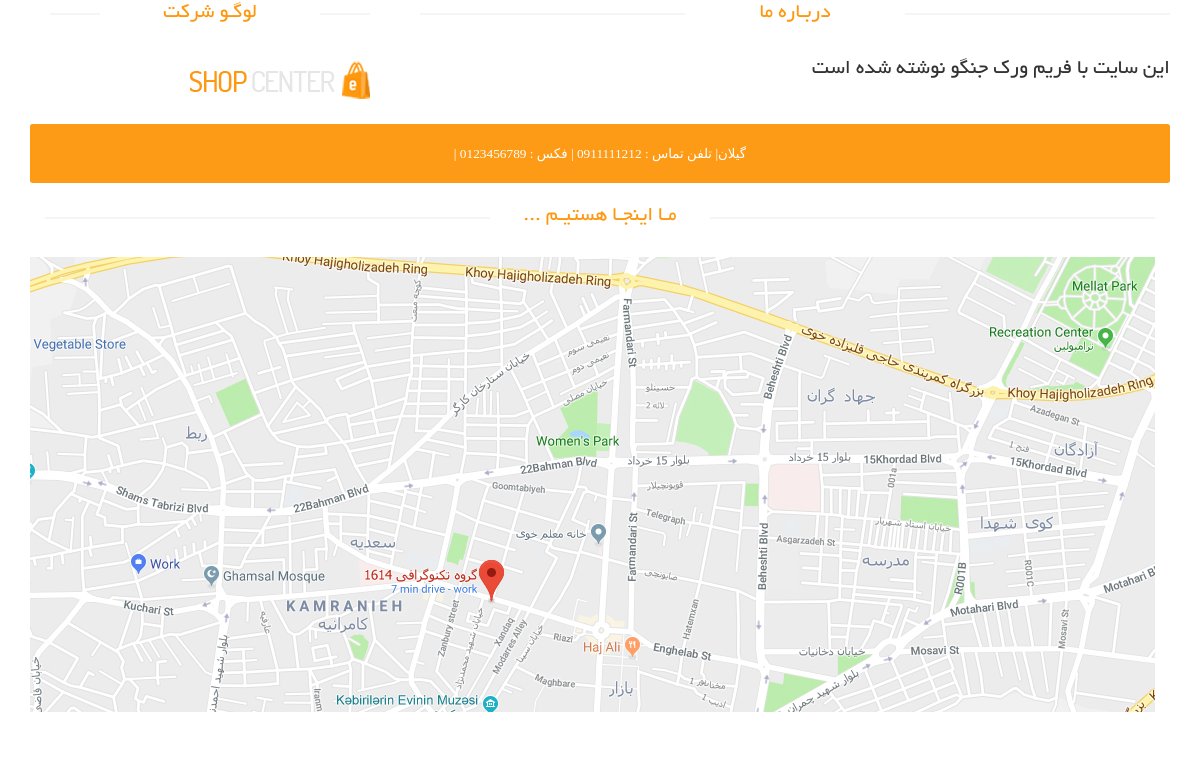
/about-us, run on an earlier commit of the app's database.
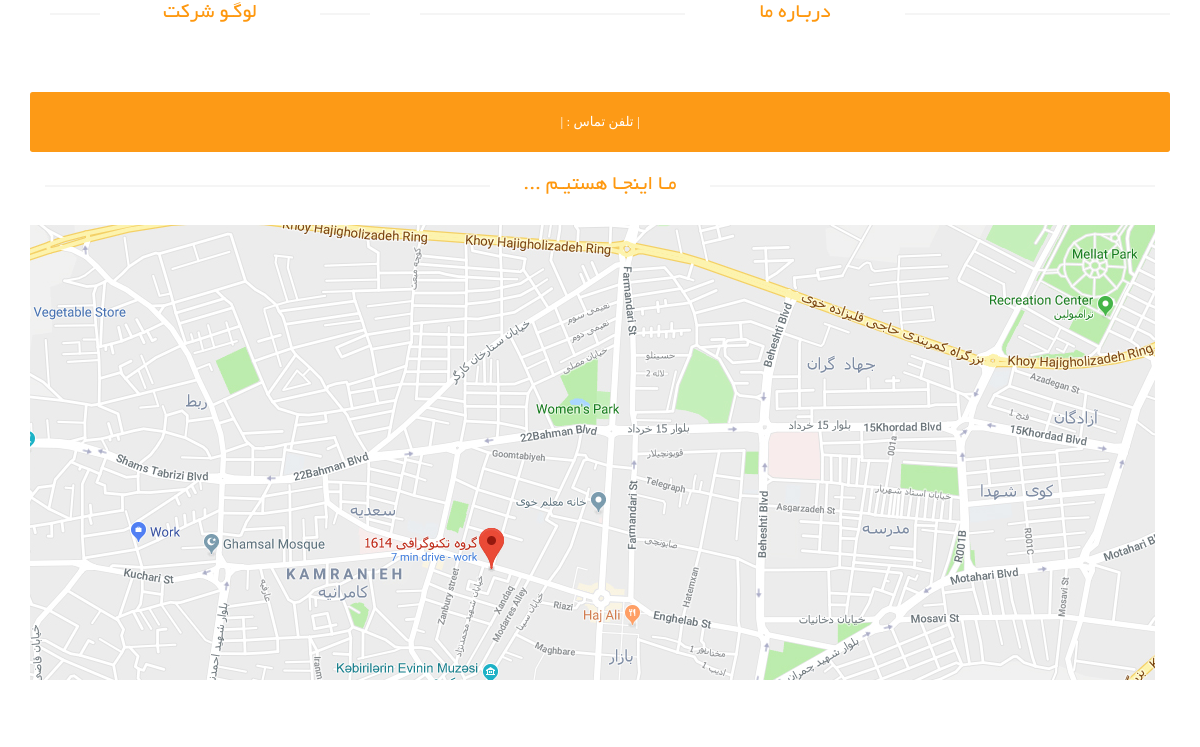
And on a later commit of the database.
### site_module/models.py (models this page shows, shortened)
class SiteSetting(models.Model):
    site_name = models.CharField(max_length=200, verbose_name='نام سایت')
    site_url = models.CharField(max_length=200, verbose_name='دامنه سایت')
    address = models.CharField(max_length=200, verbose_name='آدرس')
    phone = models.CharField(max_length=200, null=True, blank=True, verbose_name='تلفن')
    fax = models.CharField(max_length=200, null=True, blank=True, verbose_name='فکس')
    email = models.CharField(max_length=200, null=True, blank=True, verbose_name='ایمیل')
    copy_right = models.TextField(verbose_name='متن کپی رایت سایت')
    about_us_text = models.TextField(verbose_name='متن درباره ما سایت')
    site_logo = models.ImageField(upload_to='images/site-setting/', verbose_name='لوگو سایت')
    is_main_setting = models.BooleanField(verbose_name='تنظیمات اصلی')
    class Meta:
        verbose_name = 'تنظیمات سایت'
        verbose_name_plural = 'تنظیمات'

### home_module/views.py (the view)
# urls.py: path('about-us', views.AboutView.as_view(), name='about_page'),
class AboutView(TemplateView):
    template_name = 'home_module/about_page.html'
    def get_context_data(self, **kwargs):
        context = super(AboutView, self).get_context_data(**kwargs)
        site_setting: SiteSetting = SiteSetting.objects.filter(is_main_setting=True).first()
        context['site_setting'] = site_setting
        return context

### home_module/templates/home_module/about_page.html (shortened to what this page needs)
{% extends 'shared/_layout.html' %}
{% load static %}
{% block content %}
    <div id="contact-page" class="container">
        <div class="bg">
            <div class="row">
                <div class="col-sm-4">
                    <div class="contact-info">
                        <h2 class="title text-center">لوگـو شرکت</h2>
                        <img src="{{ site_setting.site_logo.url }}" class="img-responsive">
                    </div>
                </div>
                <div class="col-sm-8">
                    <div class="about">
                        <h2 class="title text-center">دربـاره ما</h2>
                        <p class="about-desc">
                            {{ site_setting.about_us_text }}
                        </p>
                    </div>
                </div>
            </div>
            <div class="row">
                <div class="col-sm-12 about-address">
                    <address>
                        <p>
                            {{ site_setting.address }}|
                            تلفن تماس : {{ site_setting.phone }} |
                            {% if site_setting.fax %}
                                فکس : {{ site_setting.fax }} |
                            {% endif %}
                        </p>
                    </address>
                </div>
            </div>
            <div class="row">
                <div class="container">
                    <div class="col-sm-12" style="overflow: hidden; margin-bottom: 40px"><h2 class="title text-center">
                        مـا اینجـا هستیـم ... </h2>
                        <div id="gmap" class="contact-map">
                            <img src="{% static 'images/home/Map.jpg' %}" alt="Map">
                        </div>
                    </div>
                </div>
            </div>
        </div>
    </div>
{% endblock %}

### templates/shared/_layout.html (shortened to what this page needs)
{% load render_partial %}
<!DOCTYPE html>
<html lang="en">
<head>
    {% include 'shared/header_references.html' %}
</head>
<body>
{% block content %}{% endblock %}
</body>
</html>

### templates/shared/header_references.html (shortened to what this page needs)
<link href="/static/css/bootstrap.min.css" rel="stylesheet">
<link href="/static/css/font-awesome.min.css" rel="stylesheet">
<link href="/static/css/prettyPhoto.css" rel="stylesheet">
<link href="/static/css/price-range.css" rel="stylesheet">
<link href="/static/css/animate.css" rel="stylesheet">
<link href="/static/css/main.css" rel="stylesheet">
<link href="/static/css/responsive.css" rel="stylesheet">
<link href="/static/css/custom.css" rel="stylesheet">

### static/css/main.css (style rules this page uses)
body { font-family: 'BYekan'; font-size: 10pt; position: relative; font-weight: normal; direction: rtl; }
h1, h2, h3, h4, h5, h6 { font-family: 'BYekan', sans-serif; }
.left-sidebar h2:after, h2.title:after { content: " "; position: absolute; border: 1px solid #f5f5f5; bottom: 8px; right: 0; width: 100%; height: 0; z-index: -2; }
h2.title:before { content: " "; position: absolute; background: #fff; bottom: -6px; width: 220px; height: 30px; z-index: -1; right: 50%; margin-right: -110px; }
h2.title { color: #FE980F; font-family: 'BYekan', sans-serif; font-size: 16pt; font-weight: 400; margin: 0 15px; text-transform: uppercase; margin-bottom: 30px; position: relative; }
.about-address { margin-top: 20px; }
.about-address p { text-align: center; padding: 20px 10px 20px 10px; background-color: #FD9A16; font-family: tahoma; font-size: 10pt; color: #ffffff; border-radius: 0.2em; }
.bg h2.title { margin-right: 0; margin-left: 0; margin-top: 0; }
.contact-map { width: 100%; height: 385px; margin-bottom: 70px }
#contact-page .contact-info { padding: 0 20px; }

What changed in the data, as far as the page shows it:
removed SiteSetting: site_logo (picture), about_us_text "این سایت با فریم ورک جنگو نوشته شده است", address "گیلان"
Also different on the page:
text no longer shown: "فکس : |"
